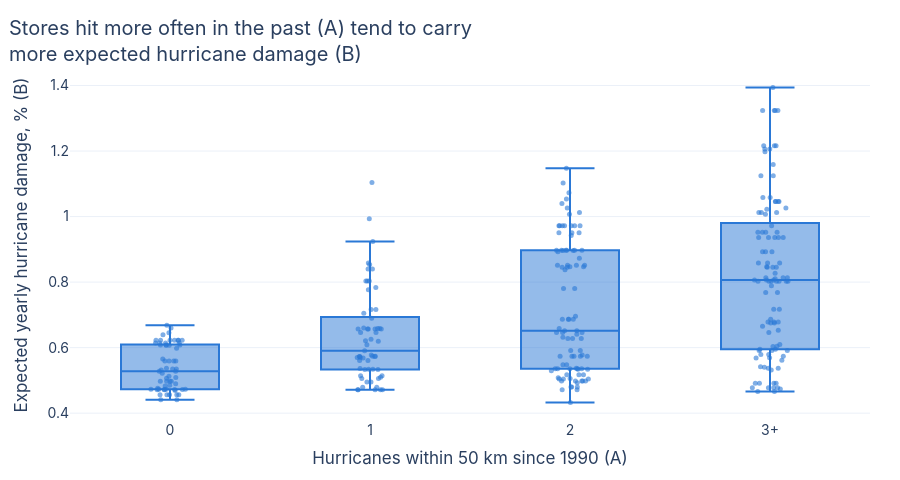

The cell this chart's notebook holds for it:
### Markdown cell above
### Do A and B agree?

A counted hurricanes in the record; B's hurricane damage comes from fitted
curves. If both are sound, stores that hurricanes hit more often in the past
should carry more expected hurricane damage in B.

### Code cell
check = stores[["hurricanes"]].assign(cyclone=damage["cyclone"]["2025–2035"].reindex(stores["asset_id"]).values)
check["group"] = check["hurricanes"].clip(upper=3).map(lambda n: "3+" if n == 3 else str(n))
by_group = check.groupby("group")["cyclone"].median()
agree = by_group.iloc[-1] > by_group.iloc[0]
title = ("Stores hit more often in the past (A) tend to carry<br>more expected hurricane damage (B)" if agree
         else "Past hurricane counts (A) and expected hurricane damage (B)<br>don't line up clearly here")
fig = go.Figure(go.Box(x=check["group"], y=check["cyclone"], marker_color=BLUE, boxpoints="all",
                       jitter=0.4, pointpos=0, marker=dict(size=5, opacity=0.6), line=dict(width=2),
                       hovertemplate="%{x} hurricanes: %{y:.2f}%<extra></extra>"))
layout(fig, title, xaxis=dict(title=f"Hurricanes within 50 km since {HURRICANES_SINCE} (A)",
                              categoryorder="array", categoryarray=["0", "1", "2", "3+"]),
       yaxis_title="Expected yearly hurricane damage, % (B)")
fig.show()
print("Median expected hurricane damage by number of past hurricanes: "
      + ", ".join(f"{g}: {v:.2f}%" for g, v in by_group.items()))
if not agree:
    print("A small area has few storms, so 35 years of history is a noisy guide; try a larger AREA.")

### Figure 1 — Plotly figure (JSON) as saved in the notebook; plotly's stock layout.template omitted (floating-point values rounded to 4 significant figures; data arrays with more than 128 entries replaced by an {"elided": "..."} marker saying what was removed)
{"data": [{"boxpoints": "all", "hovertemplate": "%{x} hurricanes: %{y:.2f}%<extra></extra>", "jitter": 0.4, "line": {"width": 2}, "marker": {"color": "#2a78d6", "opacity": 0.6, "size": 5}, "pointpos": 0, "type": "box", "x": {"elided": "322 str values"}, "y": {"elided": "322 float values"}}], "layout": {"font": {"family": "Inter, Helvetica, Arial, sans-serif", "size": 14}, "height": 480, "margin": {"b": 60, "l": 70, "r": 30, "t": 70}, "title": {"text": "Stores hit more often in the past (A) tend to carry<br>more expected hurricane damage (B)", "x": 0.01}, "xaxis": {"categoryarray": ["0", "1", "2", "3+"], "categoryorder": "array", "title": {"text": "Hurricanes within 50 km since 1990 (A)"}}, "yaxis": {"title": {"text": "Expected yearly hurricane damage, % (B)"}}}}
